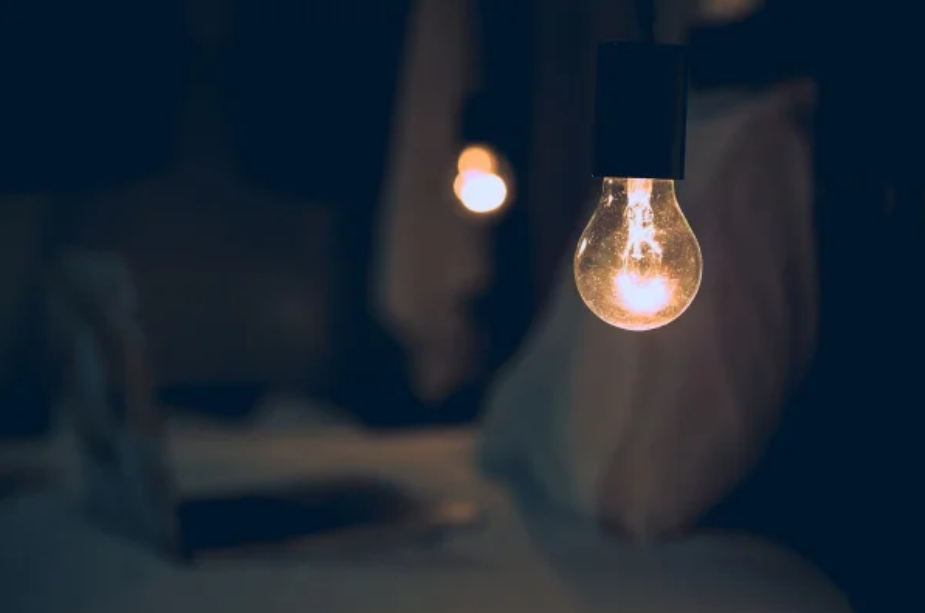
#> input picture image/1.png, 925 x 613 px
$ jupyter execute deteccion.ipynb
#> lines starting #> are read from the running program, lines starting #| are printed output that depends on the picture; after the words box and inside, x2 and y2 are one past the last pixel; in counts of white or black regions, pixels touching at a corner belong together
# Operacioens realizadas para la detección de regiones brillantes.
- 1. Cargar imagen a color
- 2. Convertir a escala de grises
- 3. Suavizado gaussiano para reducir ruido  GaussianBlur
- 4. Umbral adaptativo para detectar zonas brillantes adaptiveThreshold
- 5. Operaciones morfológicas (apertura + cierre).

[cell 1]
import cv2
import numpy as np
import matplotlib.pyplot as plt
from skimage.measure import label, regionprops

# Lista de imágenes originales
imagenes = ['../image/1.png', '../image/2.png', '../image/3.png', '../image/4.png', '../image/resultados/demostracion/otsu_2.png']

for i, path in enumerate(imagenes):
    # 1. Cargar imagen a color
    img_color = cv2.imread(path)
#> img_color is the input picture: shape (613, 925, 3); mean B, G, R 50.6, 39.8, 29.8
    if img_color is None:
        print(f"⚠️ No se pudo cargar {path}")
        continue

    # 2. Convertir a escala de grises
    gray = cv2.cvtColor(img_color, cv2.COLOR_BGR2GRAY)
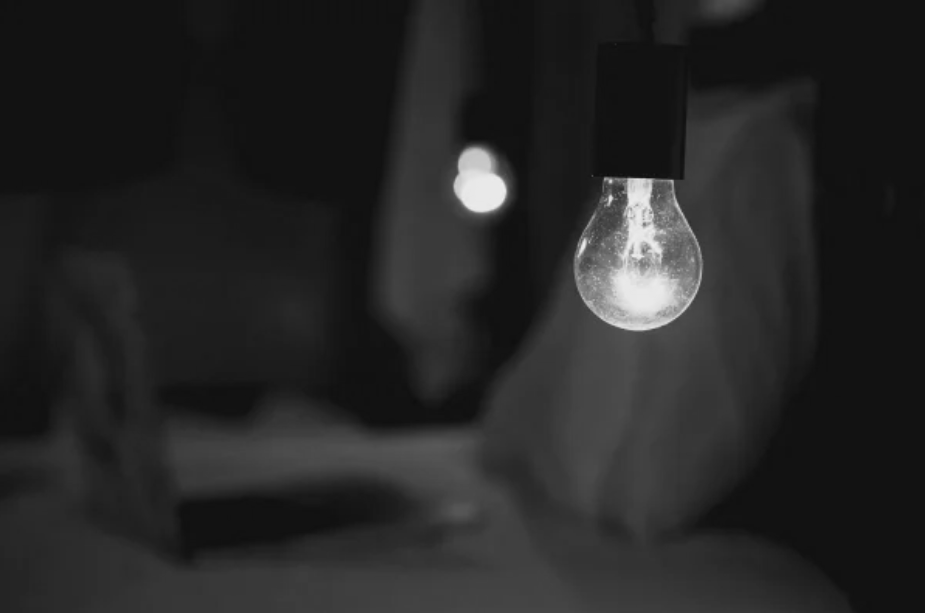
#> gray: shape (613, 925); min 13, max 238, mean 38.1

    # 3. Suavizado gaussiano para reducir ruido
    blurred = cv2.GaussianBlur(gray, (5,5), 0)

    # 4. Umbral adaptativo para detectar zonas brillantes
    binary = cv2.adaptiveThreshold(blurred, 255,
                                   cv2.ADAPTIVE_THRESH_MEAN_C,
                                   cv2.THRESH_BINARY,
                                   35,  # tamaño del bloque
                                   -10) # constante de ajuste
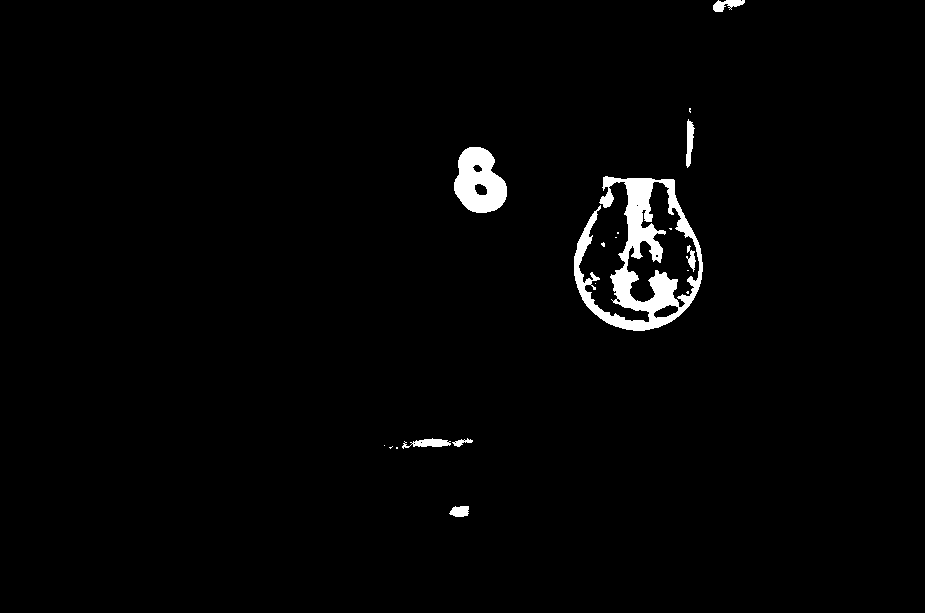
#> binary: shape (613, 925); 1.9% white; 19 white regions (11 under 20 px), largest, box (x1, y1, x2, y2) and area: (574, 176, 703, 331) 7055, (454, 147, 507, 213) 2407, (402, 438, 451, 449) 281

    # 5. Operaciones morfológicas (apertura + cierre)
    kernel = np.ones((5,5), np.uint8)
    morph = cv2.morphologyEx(binary, cv2.MORPH_OPEN, kernel)
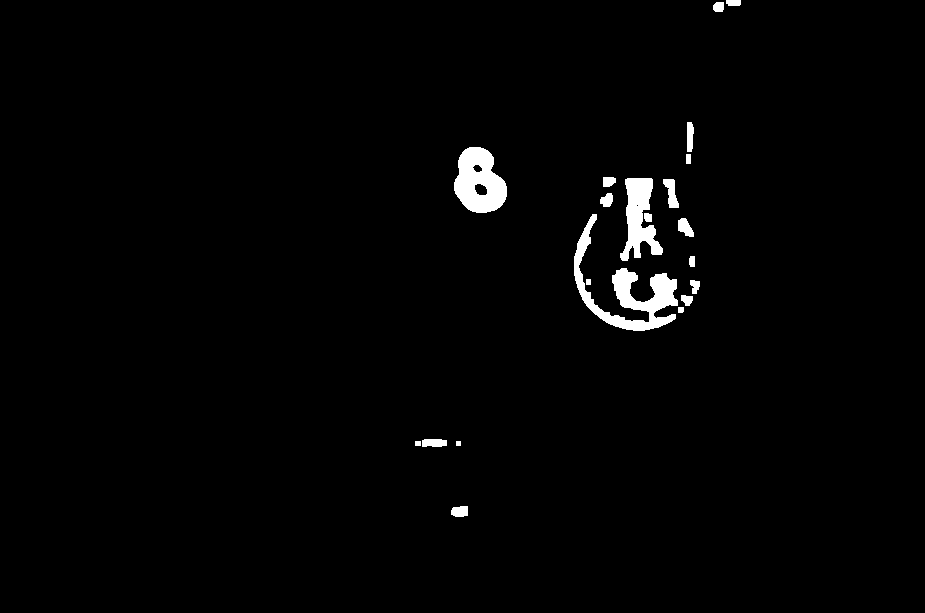
#> morph: shape (613, 925); 1.7% white; 21 white regions, largest, box (x1, y1, x2, y2) and area: (574, 214, 678, 331) 3275, (454, 147, 507, 213) 2403, (620, 178, 663, 261) 1853
    morph = cv2.morphologyEx(morph, cv2.MORPH_CLOSE, kernel)
#> morph: shape (613, 925); 1.7% white; 14 white regions

    # 6. Etiquetado de regiones
    labeled = label(morph)
#> labeled: shape (613, 925) int64; 15 distinct labels, from 0 to 14
    props = regionprops(labeled)
#> props = 14 regions; largest, box (x1, y1, x2, y2) and area: (574, 214, 700, 331) 3563, (454, 147, 507, 213) 2429, (620, 178, 663, 261) 1996, (663, 179, 679, 208) 269, (686, 122, 694, 164) 240

    # Copia en color para dibujar resultados
    result = cv2.cvtColor(gray, cv2.COLOR_GRAY2BGR)

    print(f"\n===== Imagen {i+1} =====")
    for j, region in enumerate(props, 1):
        if region.area >= 100:  # filtrar objetos pequeños (ruido)
            y0, x0 = region.centroid
            minr, minc, maxr, maxc = region.bbox

            # Dibujar bounding box
            cv2.rectangle(result, (minc, minr), (maxc, maxr), (0,0,255), 2)

            # Dibujar centroide
            cv2.circle(result, (int(x0), int(y0)), 5, (0,255,0), -1)

            # Mostrar en consola propiedades
            print(f"Lámpara {j}: Área={region.area}, Perímetro={region.perimeter:.2f}, "
                  f"Centroide=({x0:.1f}, {y0:.1f})")
#> this loop made 14 passes
#> (y0, x0, minr, minc, maxr, maxc) on passes 1, 2, 3, 4, 5, 6, 7, 8, 9, 12, 14: (4.19, 724.8, 0, 713, 12, 741), (141.4, 689.2, 122, 686, 164, 694), (181.2, 478.8, 147, 454, 213, 507), (181.1, 608.3, 177, 603, 187, 616), (217.8, 639.3, 178, 620, 261, 663), (192.7, 670.9, 179, 663, 208, 679), (199.8, 606.6, 193, 600, 207, 613), (291.6, 630.2, 214, 574, 331, 700), (227.2, 684.9, 218, 678, 237, 694), (442.5, 431.2, 439, 415, 447, 447), (511.1, 459.5, 506, 451, 517, 468)
#| Lámpara 1: Área=216.0, Perímetro=71.31, Centroide=(724.8, 4.2)
#| Lámpara 2: Área=240.0, Perímetro=92.49, Centroide=(689.2, 141.4)
#| Lámpara 3: Área=2429.0, Perímetro=263.97, Centroide=(478.8, 181.2)
#| Lámpara 4: Área=113.0, Perímetro=39.07, Centroide=(608.3, 181.1)
#| Lámpara 5: Área=1996.0, Perímetro=306.71, Centroide=(639.3, 217.8)
#| Lámpara 6: Área=269.0, Perímetro=80.14, Centroide=(670.9, 192.7)
#| Lámpara 7: Área=136.0, Perímetro=44.73, Centroide=(606.6, 199.8)
#| Lámpara 8: Área=3563.0, Perímetro=782.63, Centroide=(630.2, 291.6)
#> (further printed lines are left out)
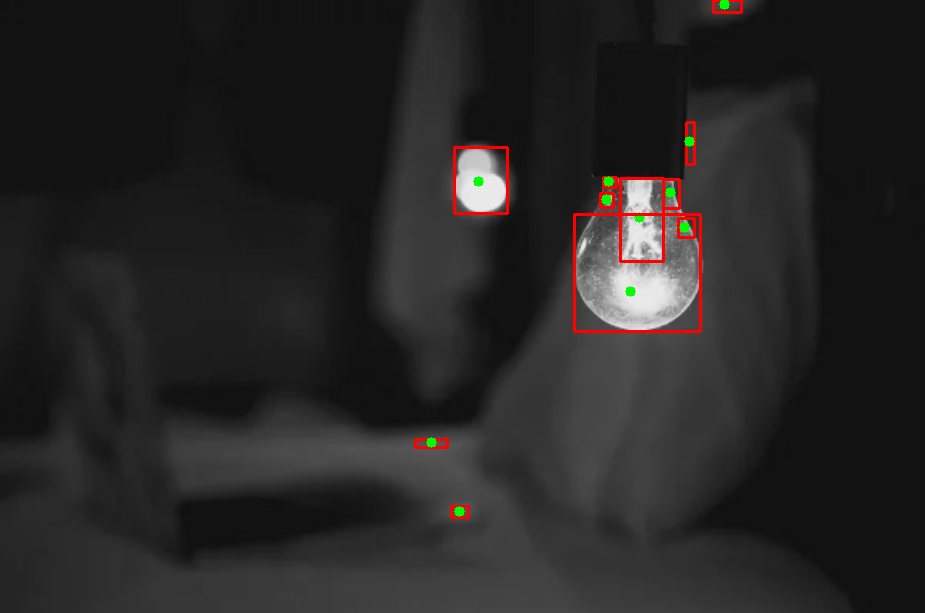
#> result: shape (613, 925, 3); mean B, G, R 37.3, 37.7, 39.2

    # 7. Mostrar resultados
    fig, axs = plt.subplots(1,3, figsize=(14,5))
    axs[0].imshow(gray, cmap='gray')
    axs[0].set_title("Escala de grises")
    axs[0].axis("off")

    axs[1].imshow(morph, cmap='gray')
    axs[1].set_title("Máscara de regiones brillantes")
    axs[1].axis("off")

    axs[2].imshow(cv2.cvtColor(result, cv2.COLOR_BGR2RGB))
    axs[2].set_title("Detección de lámparas")
    axs[2].axis("off")

    plt.tight_layout()
    plt.show()
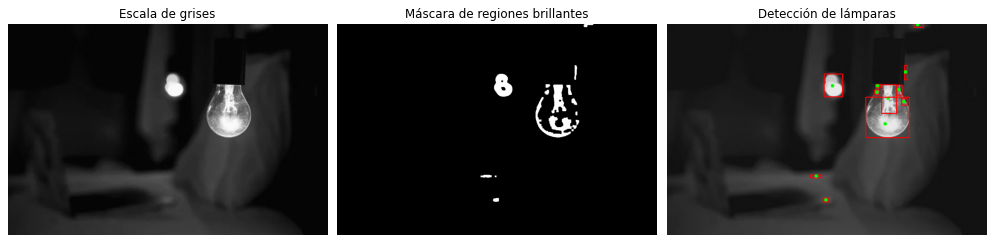
#> figure drawn by matplotlib, 3 panels

    # 8. Guardar resultado
    cv2.imwrite(f"../image/resultados/lamparas_detectadas_{i+1}.png", result)
#> pass 2 of the loop `for i, path in enumerate(imagenes):`:
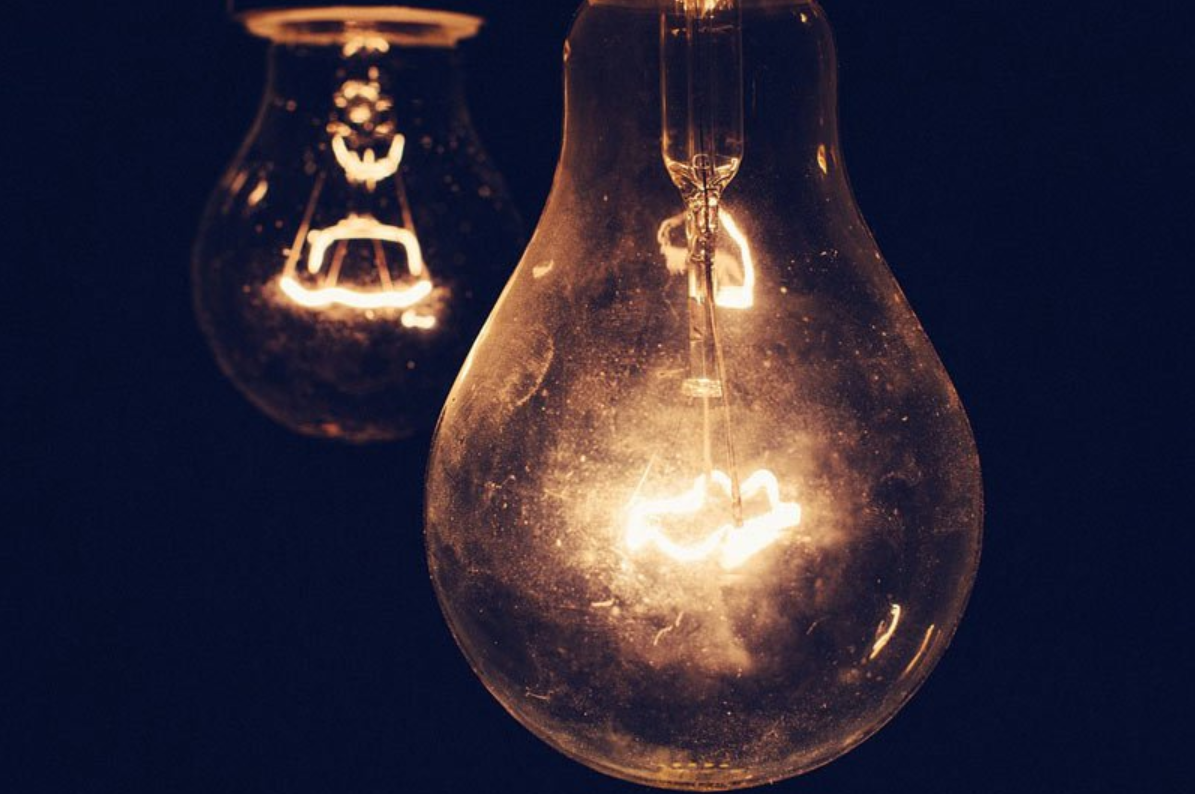
#> input picture image/2.png, 1195 x 794 px
#> img_color is the input picture: shape (794, 1195, 3); mean B, G, R 54.4, 40, 47.4
#> gray: shape (794, 1195)
#> blurred: shape (794, 1195)
#> binary: shape (794, 1195); 8% white; 840 white regions (544 under 20 px), largest, box (x1, y1, x2, y2) and area: (262, 189, 450, 320) 7786, (424, 12, 585, 661) 6892, (469, 647, 918, 792) 6439
#> `labeled = label(morph)`:
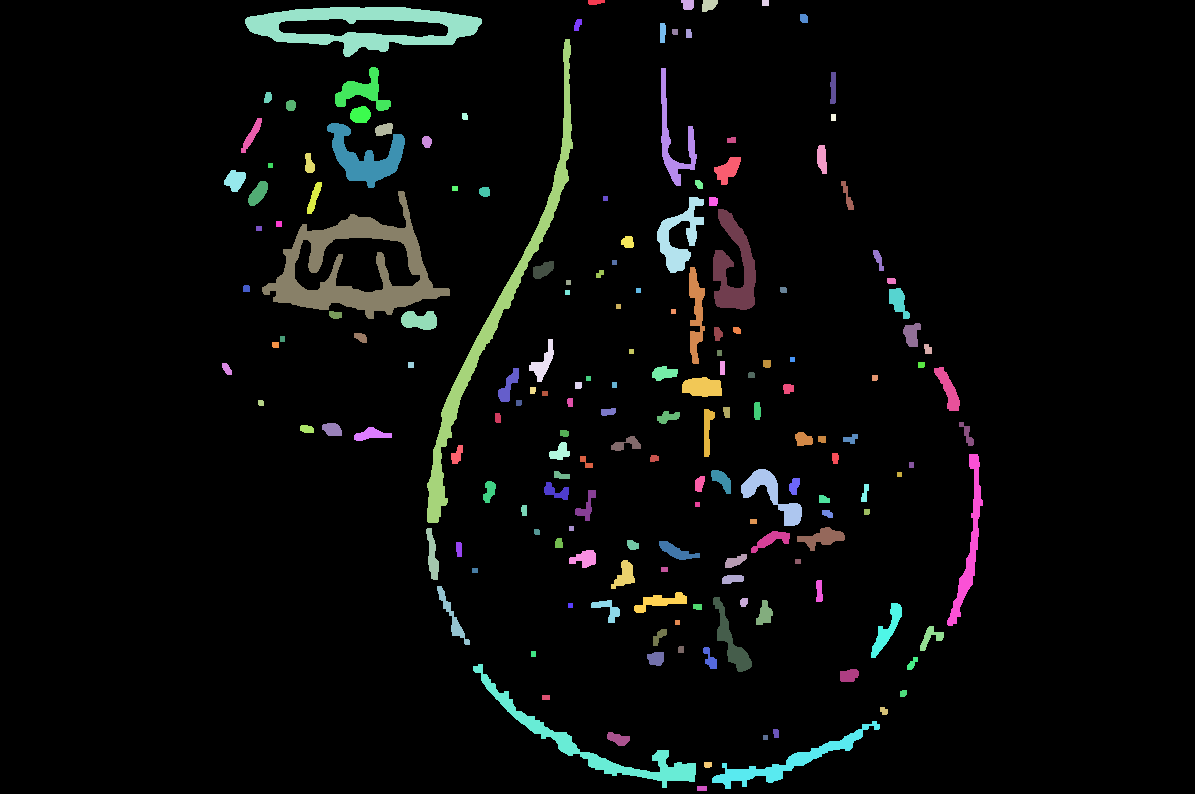
#> labeled: shape (794, 1195) int64; 174 distinct labels, from 0 to 173; one colour per label, 0 black
#> props = 173 regions; largest, box (x1, y1, x2, y2) and area: (262, 191, 450, 319) 7764, (427, 39, 573, 523) 5565, (245, 7, 482, 57) 5470, (473, 664, 696, 788) 3051, (713, 209, 756, 310) 2355
#> the loop `for j, region in enumerate(props, 1):` made 173 passes
#> (y0, x0, minr, minc, maxr, maxc) on passes 2, 3, 5, 8, 11, 12, 13, 14: (4.16, 687.6, 0, 681, 10, 694), (4.7, 708.6, 0, 702, 12, 718), (26.32, 363.7, 7, 245, 57, 482), (32.23, 662.3, 23, 660, 43, 666), (308.7, 498.5, 39, 427, 523, 573), (91.32, 362.5, 67, 335, 111, 391), (139.8, 673.7, 68, 661, 186, 697), (87.7, 832.8, 72, 830, 104, 836)
#> (printed output is left out)
#> `plt.show()`:
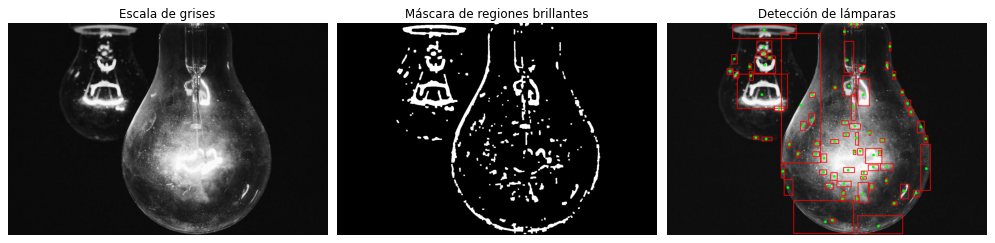
#> figure drawn by matplotlib, 3 panels
#> pass 3 of the loop `for i, path in enumerate(imagenes):`:
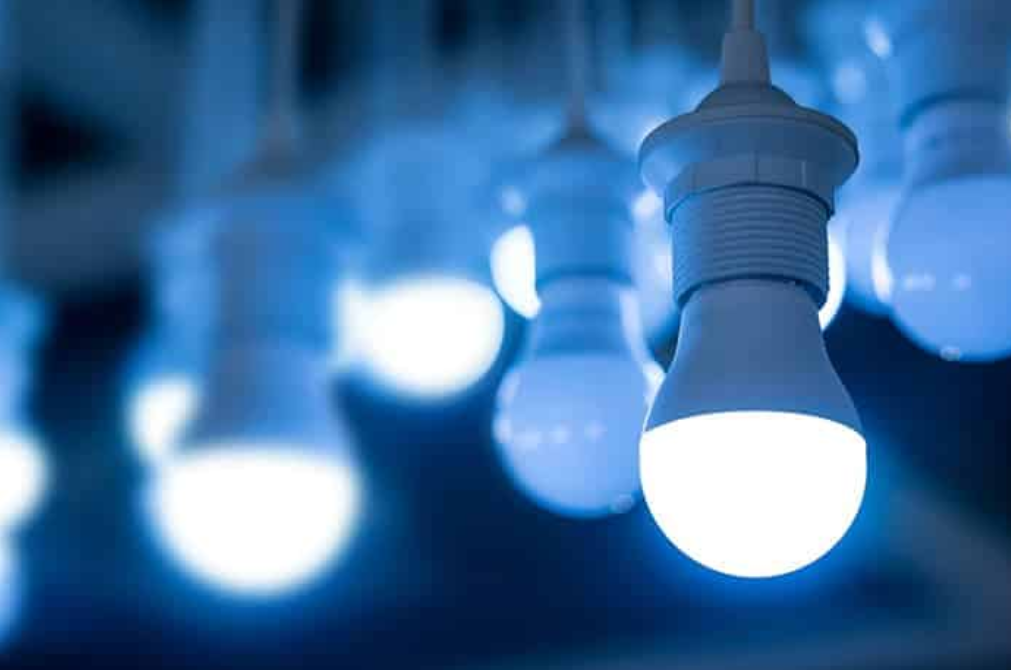
#> input picture image/3.png, 1011 x 670 px
#> img_color is the input picture: shape (670, 1011, 3); mean B, G, R 157.8, 110.4, 63.4
#> gray: shape (670, 1011)
#> blurred: shape (670, 1011)
#> binary: shape (670, 1011); 8.4% white; 100 white regions (39 under 20 px), largest, box (x1, y1, x2, y2) and area: (611, 288, 866, 577) 11243, (148, 460, 358, 591) 5923, (372, 282, 503, 395) 4364
#> `labeled = label(morph)`:
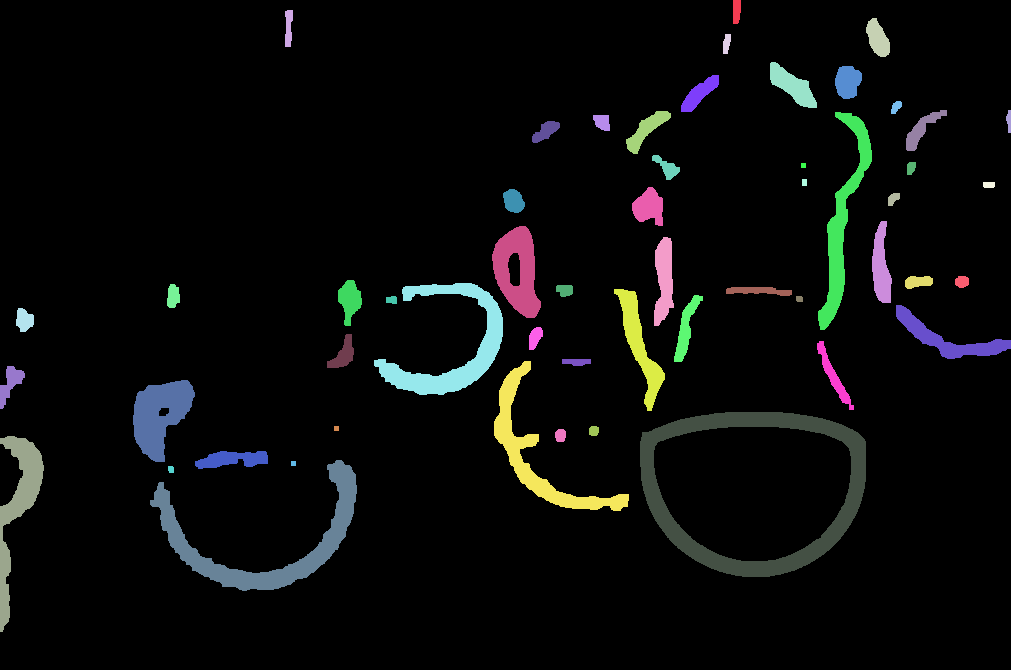
#> labeled: shape (670, 1011) int64; 55 distinct labels, from 0 to 54; one colour per label, 0 black
#> props = 54 regions; largest, box (x1, y1, x2, y2) and area: (640, 412, 866, 577) 9269, (150, 460, 357, 591) 5690, (374, 283, 503, 395) 4301, (494, 361, 629, 511) 3572, (818, 112, 872, 330) 3159
#> the loop `for j, region in enumerate(props, 1):` made 54 passes
#> (y0, x0, minr, minc, maxr, maxc) on passes 1, 2, 3, 4, 5, 6, 7, 9: (10.8, 736.2, 0, 733, 24, 741), (27.43, 288.2, 10, 285, 47, 293), (38.11, 877.4, 18, 866, 57, 890), (43.14, 726.2, 34, 723, 54, 731), (85.57, 792.1, 62, 770, 108, 817), (81.38, 847.4, 66, 835, 99, 862), (93.09, 699.1, 75, 681, 112, 719), (128.9, 921.4, 110, 906, 151, 947)
#> (printed output is left out)
#> `plt.show()`:
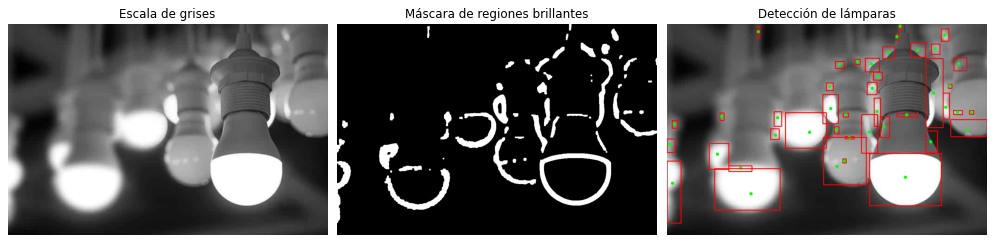
#> figure drawn by matplotlib, 3 panels
#> the loop made 5 passes; the first 3 are shown
